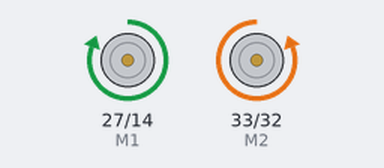
A sketch run on a simulated ESP32. Parts: direction and speed pins drawn as motors (green arrow = direction pin HIGH = forward, orange = LOW = backward, longer = more drive).

Above: at 1.0 s.
At 5.5 s:
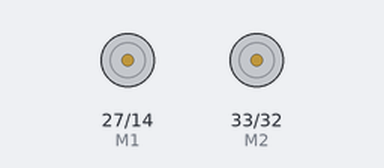
Timing chart, 0 to 6.9 s (numbered marks = the images above):
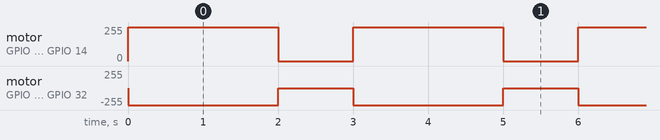

The sketch:

DCMotor_.ino
```cpp
                                   //27
                                   //14

                                  //33
                                  //32

// Define ESP32 outputs to the motor driver pins
#define M1  27  // Motor 1 control pin (Direction)                 //5
#define E1  14  // Motor 1 enable pin (PWM for speed)              //18
#define M2  33  // Motor 2 control pin (Direction)                 //19
#define E2  32  // Motor 2 enable pin (PWM for speed)              //21

// PWM parameters
#define PWM_FREQ     5000 // Frequency for PWM
#define PWM_RES      8    // 8-bit resolution (0-255)
#define PWM_CHANNEL_E1 0  // PWM channel for Motor 1 (E1)
#define PWM_CHANNEL_E2 1  // PWM channel for Motor 2 (E2)

// Initialize motor control
void setup() {
  // Set M1 and M2 as output for direction control
  pinMode(M1, OUTPUT);
  pinMode(M2, OUTPUT);

  // Configure PWM for E1 and E2
  ledcSetup(PWM_CHANNEL_E1, PWM_FREQ, PWM_RES);
  ledcSetup(PWM_CHANNEL_E2, PWM_FREQ, PWM_RES);

  // Attach PWM channels to E1 and E2 pins
  ledcAttachPin(E1, PWM_CHANNEL_E1);
  ledcAttachPin(E2, PWM_CHANNEL_E2);

  // Stop both motors initially
  stopMotors();
}

// Function to stop both motors
void stopMotors() {
  digitalWrite(M1, LOW);  // No direction for Motor 1
  digitalWrite(M2, LOW);  // No direction for Motor 2
  ledcWrite(PWM_CHANNEL_E1, 0); // Stop Motor 1
  ledcWrite(PWM_CHANNEL_E2, 0); // Stop Motor 2
}

// Function to control Motor 1
void controlMotor1(int speed, bool forward) {
  digitalWrite(M1, forward ? HIGH : LOW);  // Set direction
  ledcWrite(PWM_CHANNEL_E1, speed);       // Set speed
}

// Function to control Motor 2
void controlMotor2(int speed, bool forward) {
  digitalWrite(M2, forward ? HIGH : LOW);  // Set direction
  ledcWrite(PWM_CHANNEL_E2, speed);       // Set speed
}

void loop() {
  // Example: Run Motor 1 forward at 50% speed
  controlMotor1(255, true);
  //delay(2000);

  // Example: Run Motor 2 backward at full speed
  controlMotor2(255, false);
  delay(2000);

  // Stop both motors
  stopMotors();
  delay(1000);
}
```

Measured:
- by itself, motor on GPIO 27 (M1) / GPIO 14 (E1): alternates forward 255/255 for 2.0 s and stopped for 1.0 s
- by itself, motor on GPIO 33 (M2) / GPIO 32 (E2): alternates backward 255/255 for 2.0 s and stopped for 1.0 s
